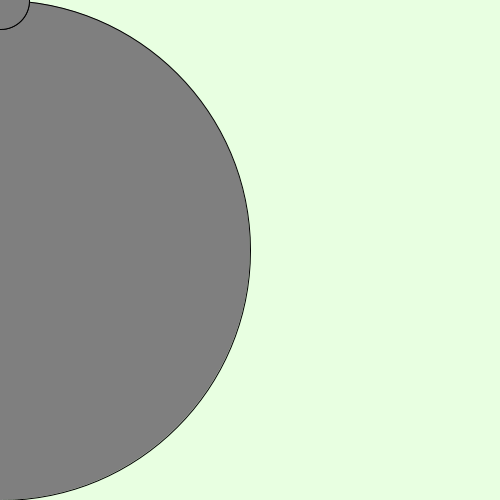
Frame 1 (no input)
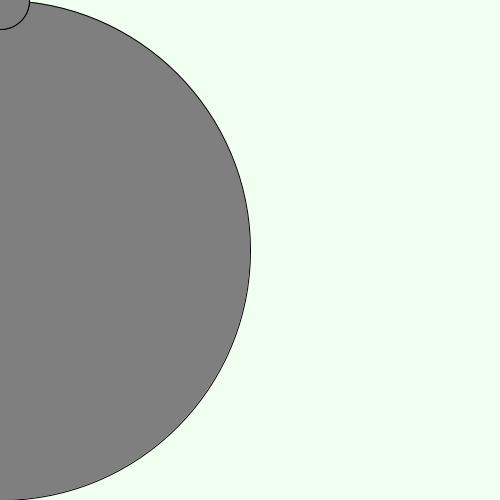
Frame 60 (the mouse pressed at the canvas centre just before this capture)
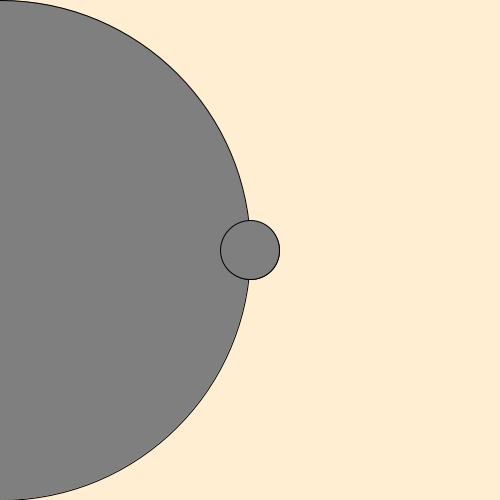
Frame 120 (the mouse held since frame 60 and released just before this capture)

The Processing sketch that drew these frames (run headless with seeded random() and noise(); from frame 60 on, the mouse is pressed at the canvas centre):

// Processing sketch: processing_173135
// ── processing_173135.pde

int num = 60;
float mx[] = new float[num];
float my[] = new float[num];
float up = 100;

void setup() {
  size(500, 500);
  
  colorMode(HSB, width, height, 100);
  
  
  
int g =0;
 while (g>20) {
  stroke(225);
  rect(30,g,80,g);
     g=g+5;
 
    
  }
}

void draw() {
  background(random(225),random(225),random(225));
   
  

  
   float r1 = map(mouseX,mouseY, width, 0, height);
  float r2 = height-r1;

  
  fill(0,150,200);
  ellipse(width/2 + r1/2, height/2, r1,r1 );
  
  fill(220,0,50);
  ellipse(width/2 - r2/2, height/2, r2, r2);

  
  
  int move = frameCount % num;
  mx[move] = mouseX;
  my[move] = mouseY;
  
  for (int i = 0; i < num; i++) {
  
    int trail = (move+1 + i) % num;
    
    ellipse(mx[trail], my[trail], i, i);
    
  }




   
}
